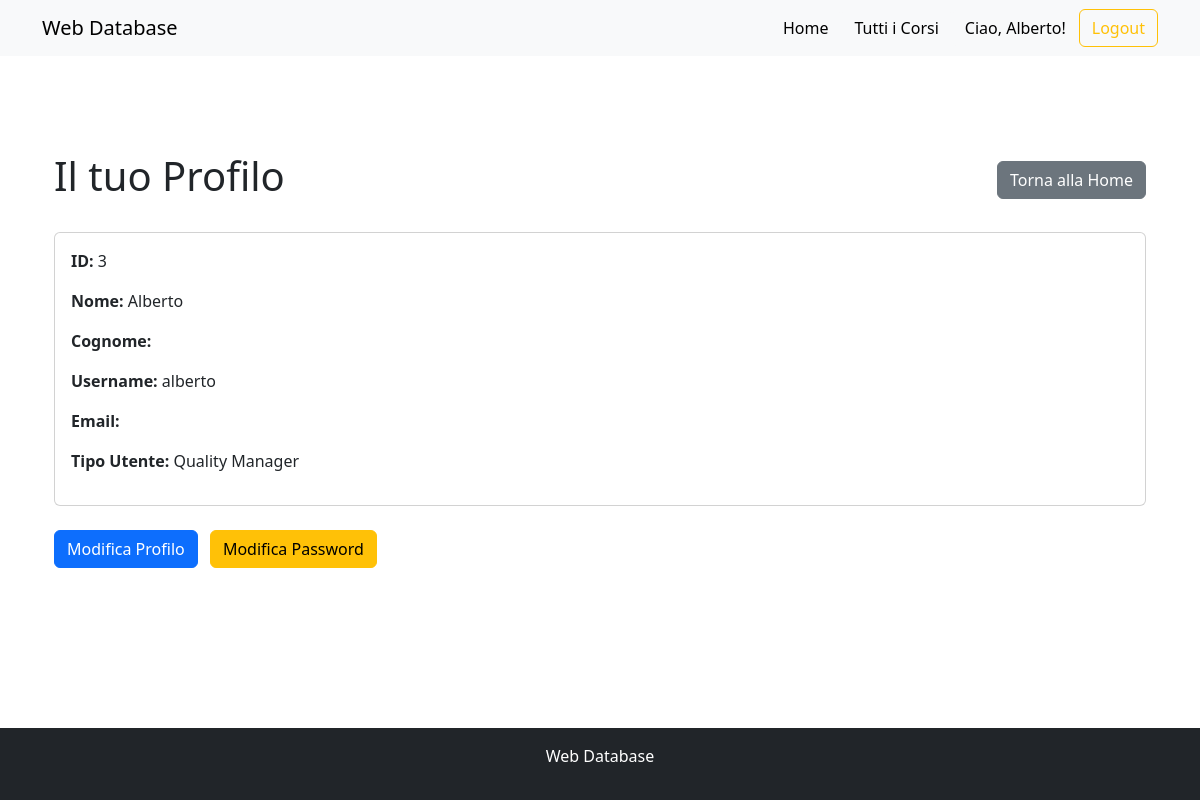
Before: /userdetail/6/ (signed in) with the older database file.
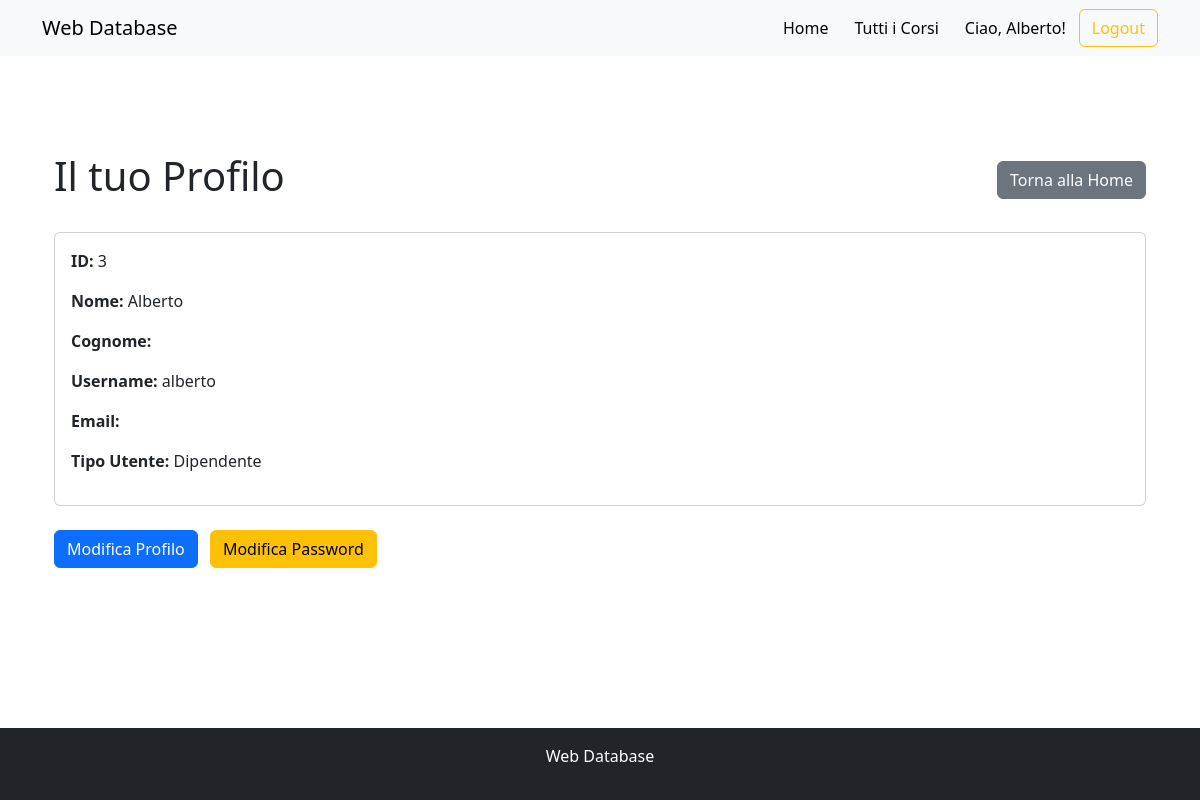
After: the same page with the newer database file.
### web_app/models.py (models this page shows, shortened)
class CustomUser(AbstractUser):
    USER_TYPE_CHOICES = (
        ('employee', 'Dipendente'),
        ('quality_manager', 'Quality Manager'),
    )
    user_type = models.CharField(max_length=20, choices=USER_TYPE_CHOICES)

### web_app/views.py (the view)
# urls.py: path('userdetail/<int:pk>/', views.CustomUserDetailView.as_view(), name='user_detail'),
class CustomUserDetailView(DetailView):
    model = CustomUser
    template_name = 'web_app/user_detail.html'

### web_app/templates/web_app/user_detail.html (shortened to what this page needs)
{% extends 'base.html' %}
{% block content %}
<div class="container mt-5">
    <div class="d-flex justify-content-between align-items-center mb-4">
        <h1>Il tuo Profilo</h1>
        <a href="{% url 'home' %}" class="btn btn-secondary">Torna alla Home</a>
    </div>
    <div class="card">
        <div class="card-body">
            <p><strong>ID:</strong> {{ user.id }}</p>
            <p><strong>Nome:</strong> {{ user.first_name }}</p>
            <p><strong>Cognome:</strong> {{ user.last_name }}</p>
            <p><strong>Username:</strong> {{ user.username }}</p>
            <p><strong>Email:</strong> {{ user.email }}</p>
            {% if user.user_type == 'employee' %}
            <p><strong>Tipo Utente:</strong> Dipendente</p>
            {% else %}
            <p><strong>Tipo Utente:</strong> Quality Manager</p>
            {% endif %}
        </div>
    </div>
    <div class="d-flex justify-content-between mt-4">
        <div>
            <a href="{% url 'user_update' user.id %}" class="btn btn-primary me-2">Modifica Profilo</a>
            <a href="{% url 'password_change' user.id %}" class="btn btn-warning me-2">Modifica Password</a>
        </div>
    </div>
</div>
{% endblock %}

### templates/base.html (shortened to what this page needs)
<!DOCTYPE html>
<html lang="it">
<head>
    <link href="https://cdn.jsdelivr.net/npm/bootstrap@5.3.0/dist/css/bootstrap.min.css" rel="stylesheet">
    <link rel="stylesheet" href="https://cdn.jsdelivr.net/npm/flatpickr/dist/themes/airbnb.css">
</head>
<body class="d-flex flex-column min-vh-100">
    <nav class="navbar navbar-expand-lg navbar-light bg-light">
        <div class="container">
            <a class="navbar-brand" href="{% url 'home' %}">Web Database</a>
            <div class="collapse navbar-collapse" id="navbarNav">
                <ul class="navbar-nav ms-auto">
                    <li class="nav-item">
                        <a class="btn btn-light" href="{% url 'home' %}">Home</a>
                    </li>
                    <li class="nav-item">
                        <a class="btn btn-light" href="{% url 'courses' %}">Tutti i Corsi</a>
                    </li>
                    {% if user.is_authenticated %}
                        <li class="nav-item">
                            <a class="btn btn-light" href="{% url 'user_detail' user.id %}">Ciao, {{ user.first_name }}!</a>
                        </li>
                        <li class="nav-item">
                            <form method="POST" action="{% url 'logout' %}"> {% csrf_token %}
                                <button type="submit" class="btn btn-outline-warning">Logout</button>
                            </form>
                        </li>
                    {% endif %}
                </ul>
            </div>
        </div>
    </nav>
    <main class="container my-5 flex-grow-1">
        {% block content %}
        {% endblock %}
    </main>
    <footer class="bg-dark text-white text-center py-3 mt-auto">
        <p>Web Database  </p>
    </footer>
</body>
</html>

### templates/base.html (style rules this page uses)
html, body { height: 100%; }

Changed rows visible on the page:
changed CustomUser "Alberto": user_type "person" → "employee" (drawn)
Other visible differences:
text no longer shown: "Quality Manager"
text now shown: "Dipendente"
